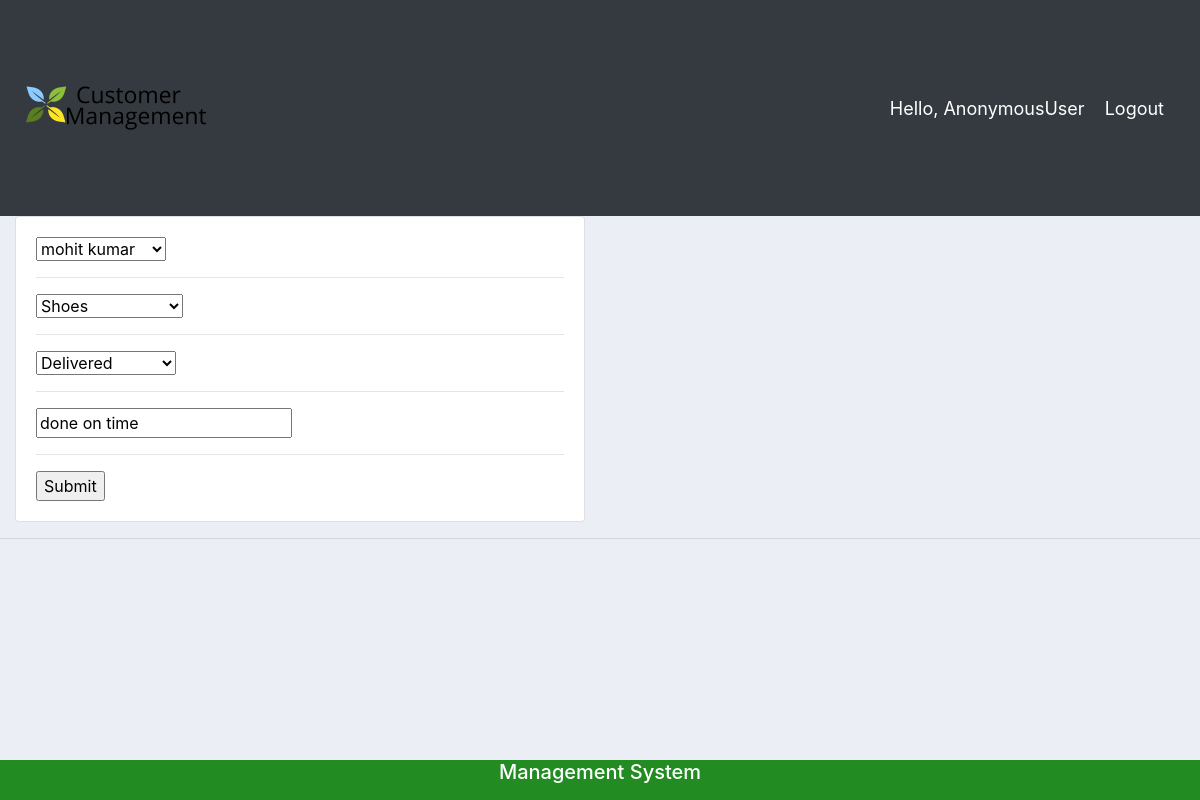
Screenshot of /update_order/18/ with the database file from the repository.
### accounts/models.py (models this page shows, shortened)
class Order(models.Model):
	STATUS = (
			('Pending', 'Pending'),
			('Out for delivery', 'Out for delivery'),
			('Delivered', 'Delivered'),
			)
	customer = models.ForeignKey(Customer, null=True, on_delete= models.SET_NULL)
	product = models.ForeignKey(Product, null=True, on_delete= models.SET_NULL)
	date_created = models.DateTimeField(auto_now_add=True, null=True)
	status = models.CharField(max_length=200, null=True, choices=STATUS)
	note = models.CharField(max_length=1000, null=True)

### accounts/views.py (the view)
# urls.py: path('update_order/<str:pk>/', views.updateOrder, name="update_order"),
def updateOrder(request, pk):
	order = Order.objects.get(id=pk)
	form = OrderForm(instance=order)
	if request.method == 'POST':
		form = OrderForm(request.POST, instance=order)
		if form.is_valid():
			form.save()
			return redirect('/')
	context = {'form':form}
	return render(request, 'accounts/order_form.html', context)

### accounts/forms.py
class OrderForm(ModelForm):
	class Meta:
		model = Order
		fields = '__all__'

### accounts/models.py (called while the page is built)
	def __str__(self):
		return self.name

	def __str__(self):
		return self.name

### accounts/accounts/templates/accounts/order_form.html (shortened to what this page needs)
{%  extends 'accounts/main.html' %}
{% load static %}
{% block content %}
<div class="row">
	<div class="col-md-6">
		<div class="card card-body">
			<form action="" method="POST">
				{% for field in form %}
					{{field}}
					<hr>
				{% endfor %}
				<input type="submit" name="Submit">
			</form>
		</div>
	</div>
</div>
{% endblock %}

### static/css/main.css (style rules this page uses)
body { background-color: #ebeff5; }

### rows the page displays
Order: form "mohit kumar" "Shoes" "Delivered" "done on time"

### other values shown
{{ request.user }} "AnonymousUser"
